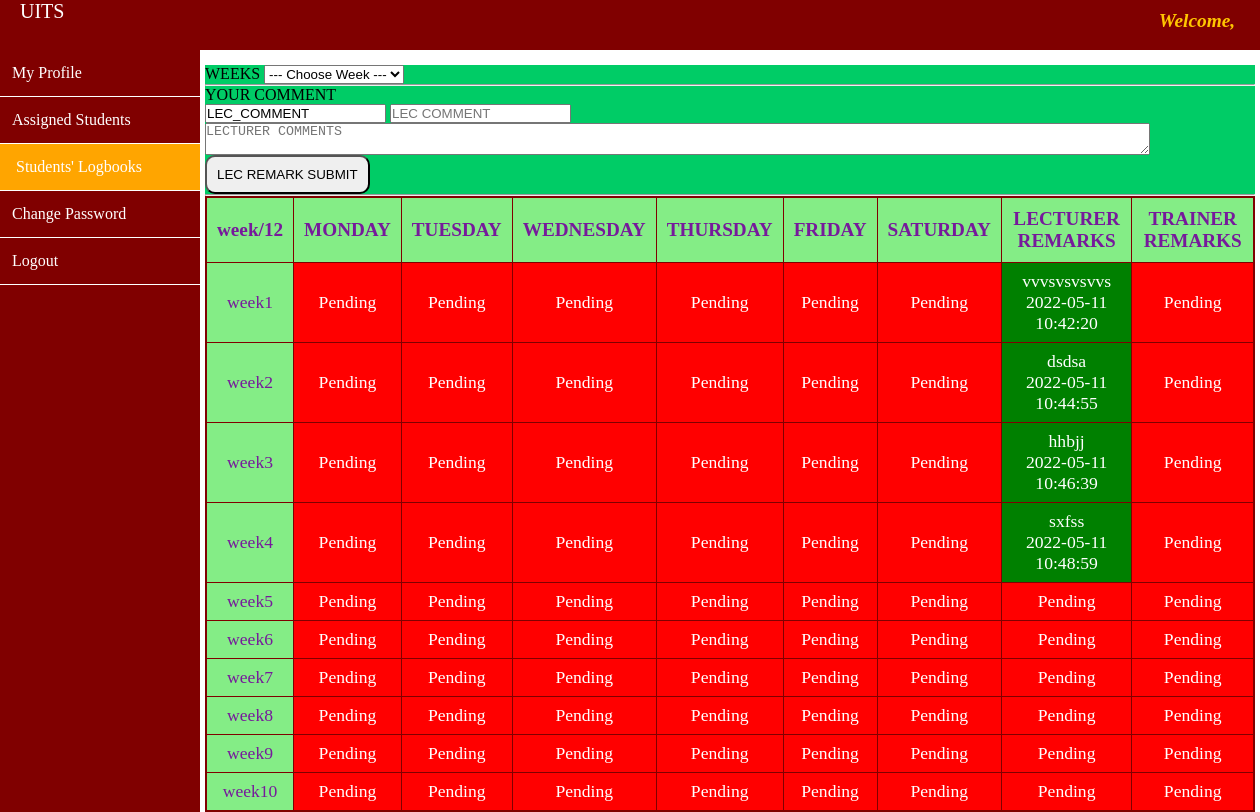
The app's page /lecturers/lecstudentlogbook.php (signed in) with its own data.
### tables this page shows
CREATE TABLE IF NOT EXISTS `tbl_weeks` (
  `week_id` int NOT NULL AUTO_INCREMENT,
  `week_title` varchar(255) NOT NULL,
  PRIMARY KEY (`week_id`)
);

CREATE TABLE IF NOT EXISTS `logbookdata` (
  `logbk_id` int NOT NULL AUTO_INCREMENT,
  `week_id` int NOT NULL,
  `day_title` varchar(200) NOT NULL,
  `day_notes` text NOT NULL,
  `created_at` varchar(200) NOT NULL,
  `student_id` int NOT NULL,
  PRIMARY KEY (`logbk_id`),
  KEY `week_id_idx` (`week_id`),
  KEY `student_id_idx` (`student_id`) USING BTREE
);

### lecturers/lecstudentlogbook.php (the view, shortened to what this page needs)
<html>
<head>
    <link rel="stylesheet" href="templates/css/style1.css" />
    <link rel="stylesheet" href="templates/css/logbookstyle.css" />
</head>
<body>
    <?php
    $db = mysqli_connect('localhost', 'root', '', 'dbsupervise');
    $query = "SELECT * FROM tbl_weeks";
    $select_all_weeks = mysqli_query($db, $query);
    ?>
    <div id="top-navigation">
        <div id="logo"> UITS</div>
        <?php if (isset($_SESSION['user'])) : ?>
            <div id="student_name"><span style="color:rgb(255, 198, 0);font-size:1.1em"><em>Welcome,</em>&nbsp;
                </span><span style="font-family:serif"><?php echo $_SESSION['user']['lecname']; ?></span></div>
        <?php endif ?>
    </div>
    <div class="admincontent">
        <div class="sidebar">
            <ul id="menu_list">
                <a class="menu_items_link" href="lecturerprofile.php">
                    <li class="menu_items_list">My Profile</li>
                </a>
                <a class="menu_items_link" href="assigned.php">
                    <li class="menu_items_list">Assigned Students</li>
                </a>
                <a class="menu_items_link" href="lecstudentlogbook.php">
                    <li class="menu_items_list" style="background-color:orange;padding-left:16px">Students' Logbooks</li>
                </a>
                <a class="menu_items_link" href="changepassword.php">
                    <li class="menu_items_list">Change Password</li>
                </a>
                <a class="menu_items_link" href="assigned.php?logout">
                    <li class="menu_items_list">Logout</li>
                </a>
            </ul>
        </div>
    </div>
    <div class="main">
        <form method="post" action="lecstudentlogbook.php">
            <div class="nav">
                <div class="form-group">
                    <label for="weeks">WEEKS</label>
                    <select class="form-control" name="week_id" id="weeks">
                        <option value="">--- Choose Week ---</option>
                    </select>
                </div>
                <div class="form" style="width: 100%;">
                    <hr>
                    <label style="color:black;">YOUR COMMENT</label><br>
                    <input type="text" name="lec_comment" class="lec" value="LEC_COMMENT" placeholder="LEC COMMENT" readonly />
                    <input type="text" name="students" class="lec" value="<?php echo $students; ?>" placeholder="LEC COMMENT" readonly />
                    <textarea style="width: 90%;" type="text" name="lec_coment_notes" class="form-control lec" placeholder="LECTURER COMMENTS"></textarea>
                    <input type="submit" style="padding: 10px; border-radius:10px; " name="create_lec_comment" value="LEC REMARK SUBMIT" class="btn save_comment">
                    <hr>
                </div>
            </div>
        </form>
        <div class="article">
            <table class="table table-striped" width="100%" id="mytable" border="2" style="background-color: #84ed86; color: #761a9b; margin: 0 auto;">
                <tr>
                    <th><b>week/12</b></th>
                    <th><b>MONDAY</b></th>
                    <th><b>TUESDAY</b></th>
                    <th><b>WEDNESDAY</b></th>
                    <th><b>THURSDAY</b></th>
                    <th><b>FRIDAY</b></th>
                    <th><b>SATURDAY</b></th>
                    <th><b>LECTURER REMARKS</b></th>
                    <th><b>TRAINER REMARKS</b></th>
                </tr>
                <tbody id="show_data">
                    <?php
                    foreach ($select_all_weeks as $key => $t) {
                        echo "<tr>";
                        echo "<td>" . $t['week_title'] . "</td>";
                        $conn = mysqli_connect("localhost", "karan", "Karanmeek@21", "dbsupervise");
                        $query12 = "SELECT * FROM logbookdata WHERE week_id='" . $t['week_id'] . "' AND student_id='" . $student_id . "' ";
                        $res = mysqli_query($conn, $query12);
                        $week_days = array('MONDAY', 'TUESDAY', 'WEDNESDAY', 'THURSDAY', 'FRIDAY', 'SATURDAY', 'LEC_COMMENT', 'TRAINER_COMMENT');
                        $classes = array();
                        while ($row = mysqli_fetch_assoc($res)) {
                            $classes[$row['day_title']] = $row;
                        }
                        foreach ($week_days as $day) {
                            if (array_key_exists($day, $classes)) {
                                $row = $classes[$day];
                                echo  "<td  style='background-color:green;color:white;'>" . $row['day_notes'] . "<br>" . $row['created_at'] . "</td>";
                            } else {
                                echo "<td style='background-color:red;color:white;'>" . "Pending" . "</td>";
                            }
                        }
                        echo "</tr>";
                    }
                    ?>
                </tbody>
            </table>
        </div>
    </div>
</body>
</html>
</body>
</html>

### lecturers/templates/css/style1.css (style rules this page uses)
* { margin: 0; padding: 0; text-decoration: none; }
body { box-sizing: border-box; }
#top-navigation { height:50px; background-color: #800000; position: fixed; width: 100%; }
#top-navigation #logo { color: #fff; float:left; width:150px; height:50px; position:relative; left:20px; font-size: 20px; }
#top-navigation #student_name { color: whitesmoke; float: right; margin-right: 20px; font-size: 1.1em; font-weight: bold; margin-top: 10px; font-family: serif; }
.sidebar { position:fixed; background:#800000; width:200px; height:100%; top:50px; left:0; z-index:1; }
.sidebar #menu_list a { text-decoration: none; color: white; font-size: 1em; }
.sidebar #menu_list li { text-decoration-style: none; padding: 14px 10px 14px 12px; border-bottom: 1px solid white; font-weight: lighter; }
.main { margin-left: 200px; padding: 5px; }
table { width:100%; border-collapse: collapse; border: 2px solid #800000; }
table th { padding: 10px; font-weight: bold; font-size:1.2em; }
table td { font-size:1.1em; padding:8px; text-align: center; }

### lecturers/templates/css/logbookstyle.css (style rules this page uses)
.nav { margin-top:60px; background-color: #00cc66; width: 100%; height: fit-content; }
.article { float: left; height: fit-content; }

### records on screen
tbl_weeks: week_title "week1"
logbookdata: day_notes "vvvsvsvsvvs", created_at "2022-05-11 10:42:20"
tbl_weeks: week_title "week2"
logbookdata: day_notes "dsdsa", created_at "2022-05-11 10:44:55"
tbl_weeks: week_title "week3"
logbookdata: day_notes "hhbjj", created_at "2022-05-11 10:46:39"
tbl_weeks: week_title "week4"
logbookdata: day_notes "sxfss", created_at "2022-05-11 10:48:59"
tbl_weeks: week_title "week5"
tbl_weeks: week_title "week6"
tbl_weeks: week_title "week7"
tbl_weeks: week_title "week8"
tbl_weeks: week_title "week9"
tbl_weeks: week_title "week10"
